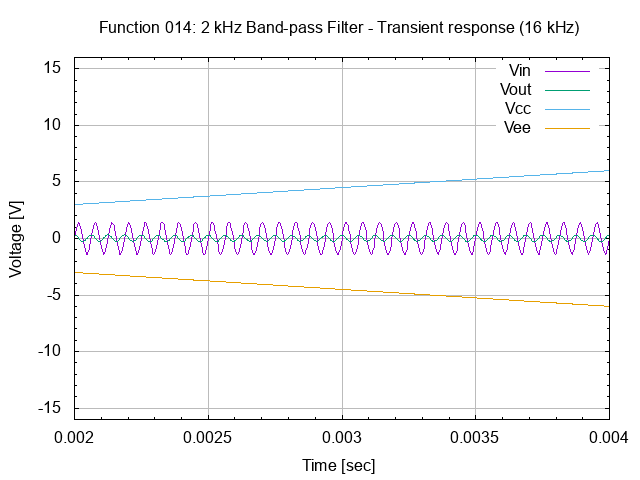

gnuplot code for this plot:
# set terminal
set term png

# set graph
set output "26.014.00.01.02.04.png"
set title "Function 014: 2 kHz Band-pass Filter - Transient response (16 kHz)"

# setup Y-axis
set yrange [-16:16]
set grid ytics lt 1 lw 1 lc rgb "#bbbbbb"
set mytics
set ylabel "Voltage [V]"

# setup X-axis
set grid xtics lt 1 lw 1 lc rgb "#bbbbbb"
set mxtics
set xrange [0.002:0.004]
set xlabel "Time [sec]"

# setup plot style
set style data lines
plot '26.014.00.01.02.dat' using 1:2 title "Vin", \
     '26.014.00.01.02.dat' using 1:3 title "Vout", \
     '26.014.00.01.02.dat' using 1:4 title "Vcc", \
     '26.014.00.01.02.dat' using 1:5 title "Vee"

# set output back to default
set output

# reset terminal type
set terminal pop
